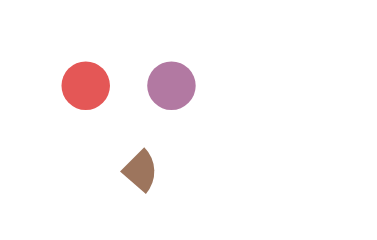

This figure's Vega-Lite source:
### Vega specification from a JSON file in a GitHub repository (floating-point values rounded to 4 significant figures)
{"$schema": "https://vega.github.io/schema/vega/v6.json", "description": "**Four marks read an `angle`, and the rule that a word turns them by NaN is the same rule for all four.** `a-label-turned-by-nothing` closed it for text, through `boundText`'s `if (item.angle && …) bounds.rotate(item.angle * DegToRad, x, y)`. The other three reach it by a different road and arrive at the same place: a symbol and an arc are built by `markItemPath`, whose `bound` is `shape(context(bounds, item.angle), item)`, and a path mark's is `path(context(bounds, item.angle), item)`. That shared `boundContext` opens `if (deg) { rot = deg * DegToRad; ma = md = Math.cos(rot); mb = Math.sin(rot); mc = -mb; }` — **truthiness on the raw value again**, and a non-empty string passes it. `cos(NaN)` is NaN, so the whole matrix is NaN, every point the shape adds is NaN, and `Bounds.add` is comparisons that are all false against one. The item's bounds are therefore left **cleared** — upstream's empty sentinel, not NaN — and the mark contributes nothing to the surface.\n\nProbed, all three: at `x: 95` in a 100-wide view, an unrotated symbol reaches 117.4, a path 157 and an arc 119.9; with `angle: \"sideways\"` every one of them reports cleared bounds and the surface stays 100. An angle of `45` turns and is measured in full, and an angle of `\"\"` is **falsey**, so it is not turned and *is* measured — the same three-way split text has, from a different function.\n\n**`image` is deliberately absent.** It was probed and it has no rotation at all: 135 by 60 with an angle and without one. Four marks turn, not five, and asserting otherwise here would be asserting something upstream does not do.\n\n**The three unreadable marks are the only things in this chart that could widen it, and that is load-bearing.** Each sits at `x: 95` and would push the surface out if it were measured — the symbol to 117, the arc to 120, the path to 157 — so reverting any one site on its own moves the surface and is caught. The controls are held **inside** the plotting area for exactly that reason: a control that reached past 120 would mask the symbol and the arc mutants behind the path's larger reach, and the fixture would report a pass for two sites it had stopped testing. `a-label-turned-by-nothing` had to be moved once for the same mistake.", "width": 100, "height": 60, "padding": 5, "signals": [{"name": "turn", "value": "sideways"}, {"name": "blank", "value": ""}], "marks": [{"type": "symbol", "encode": {"update": {"x": {"value": 95}, "y": {"value": 30}, "size": {"value": 2000}, "angle": {"signal": "turn"}, "fill": {"value": "#4c78a8"}}}}, {"type": "path", "encode": {"update": {"x": {"value": 95}, "y": {"value": 8}, "path": {"value": "M0,0L60,0L60,15Z"}, "angle": {"signal": "turn"}, "fill": {"value": "#f58518"}}}}, {"type": "arc", "encode": {"update": {"x": {"value": 95}, "y": {"value": 52}, "outerRadius": {"value": 25}, "startAngle": {"value": 0}, "endAngle": {"value": 1.5}, "angle": {"signal": "turn"}, "fill": {"value": "#54a24b"}}}}, {"type": "symbol", "encode": {"update": {"x": {"value": 20}, "y": {"value": 20}, "size": {"value": 200}, "angle": {"value": 45}, "fill": {"value": "#e45756"}}}}, {"type": "symbol", "encode": {"update": {"x": {"value": 45}, "y": {"value": 20}, "size": {"value": 200}, "angle": {"signal": "blank"}, "fill": {"value": "#b279a2"}}}}, {"type": "arc", "encode": {"update": {"x": {"value": 30}, "y": {"value": 45}, "outerRadius": {"value": 10}, "startAngle": {"value": 0}, "endAngle": {"value": 1.5}, "angle": {"value": 45}, "fill": {"value": "#9d755d"}}}}]}
